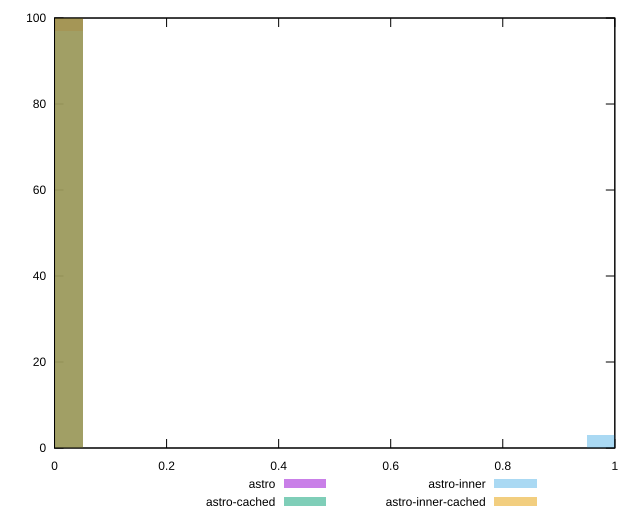

Write gnuplot code to recreate this figure.
reset

$astro <<EOF
0 100
EOF

$astroCached <<EOF
0 100
EOF

$astroInner <<EOF
0 97
1 3
EOF

$astroInnerCached <<EOF
0 100
EOF

set key outside below
set boxwidth 0.1
set xrange [0:1]
set yrange [0:100]
set trange [0:100]
set style fill transparent solid 0.5 noborder
set terminal svg size 640, 520 enhanced background rgb 'white'
set output "reports/report_00033_2021-03-01T14-23-16.841Z/third-party-summary/comparison/histogram/all_score.svg"

plot $astro title "astro" with boxes, \
     $astroCached title "astro-cached" with boxes, \
     $astroInner title "astro-inner" with boxes, \
     $astroInnerCached title "astro-inner-cached" with boxes

reset
